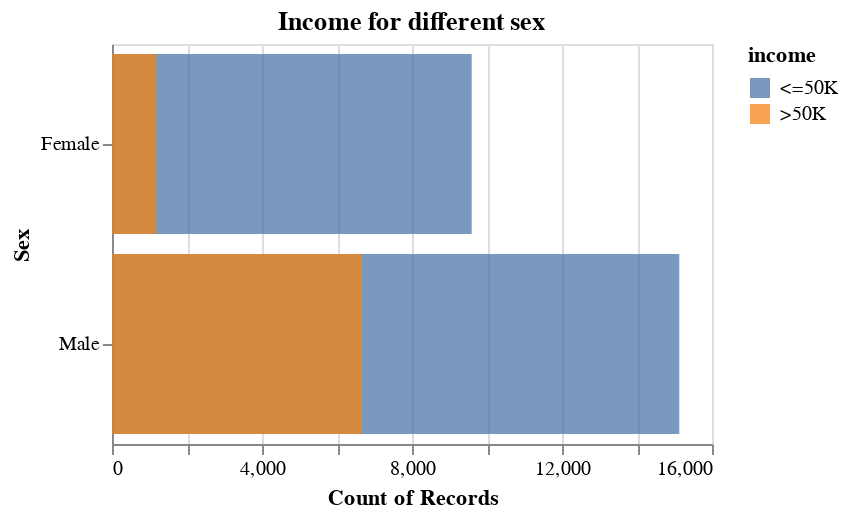

The notebook cell saved with this chart:
### Code cell
alt.Chart(data_adult, title = "Income for different sex").mark_bar(opacity = 0.75).encode(
    alt.Y('sex').title("Sex"),
    alt.X('count()').stack(False),
    alt.Color('income')
).properties(
    height=200,
    width=300
)

### Figure 1 — Vega specification as saved in the notebook (floating-point values rounded to 4 significant figures)
{"$schema": "https://vega.github.io/schema/vega/v5.json", "data": [{"name": "source_0", "values": [{"__count": 15128, "income": " <=50K", "sex": " Male"}, {"__count": 9592, "income": " <=50K", "sex": " Female"}, {"__count": 6662, "income": " >50K", "sex": " Male"}, {"__count": 1179, "income": " >50K", "sex": " Female"}]}, {"name": "source_0_x_domain___count", "values": [{"min": 1179, "max": 15128}]}, {"name": "source_0_y_domain_sex", "values": [{"sex": " Male"}, {"sex": " Female"}]}, {"name": "source_0_color_domain_income", "values": [{"income": " <=50K"}, {"income": " >50K"}]}], "marks": [{"type": "rect", "name": "marks", "from": {"data": "source_0"}, "encode": {"update": {"height": {"signal": "max(0.25, bandwidth('y'))"}, "x": {"field": "__count", "scale": "x"}, "y": {"field": "sex", "scale": "y"}, "fill": {"field": "income", "scale": "color"}, "x2": {"value": 0, "scale": "x"}, "opacity": {"value": 0.75}}}, "style": ["bar"]}], "scales": [{"name": "x", "type": "linear", "domain": [{"signal": "(data(\"source_0_x_domain___count\")[0] || {}).min"}, {"signal": "(data(\"source_0_x_domain___count\")[0] || {}).max"}], "range": [0, {"signal": "width"}], "nice": true, "zero": true}, {"name": "y", "type": "band", "domain": {"data": "source_0_y_domain_sex", "field": "sex", "sort": true}, "range": [0, {"signal": "height"}], "paddingInner": 0.1, "paddingOuter": 0.05}, {"name": "color", "type": "ordinal", "domain": {"data": "source_0_color_domain_income", "field": "income", "sort": true}, "range": "category"}], "axes": [{"scale": "x", "labels": false, "aria": false, "ticks": false, "zindex": 0, "domain": false, "tickCount": {"signal": "ceil(width/40)"}, "gridScale": "y", "maxExtent": 0, "grid": true, "orient": "bottom", "minExtent": 0}, {"scale": "x", "orient": "bottom", "title": "Count of Records", "labelOverlap": true, "tickCount": {"signal": "ceil(width/40)"}, "zindex": 0, "labelFlush": true, "grid": false}, {"scale": "y", "zindex": 0, "title": "Sex", "orient": "left", "grid": false}], "title": {"text": "Income for different sex", "frame": "group"}, "height": 200, "width": 300, "style": "cell", "background": "white", "legends": [{"fill": "color", "symbolType": "square", "title": "income", "encode": {"symbols": {"update": {"opacity": {"value": 0.75}}}}}], "padding": 5}
